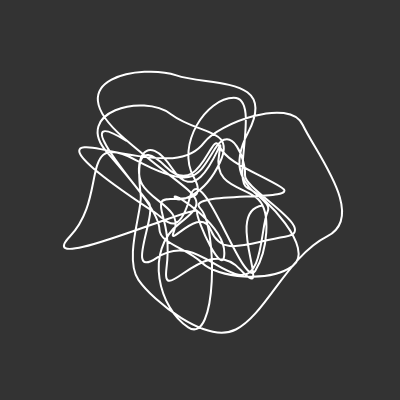
Frame 1 (no input)
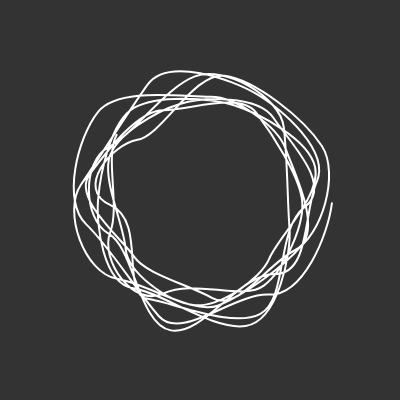
Frame 60 (no input)
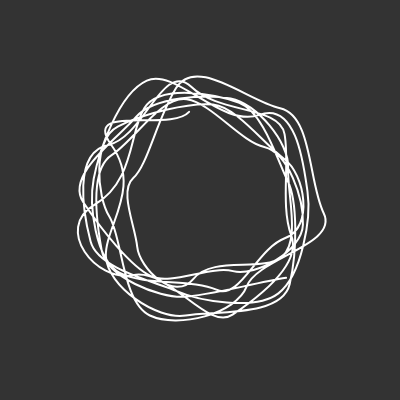
Frame 120 (the mouse pressed at the canvas centre since frame 60)

The p5.js sketch that drew these frames (run headless with seeded random() and noise() and a simulated clock; from frame 60 on, the mouse is pressed at the canvas centre):

// p5.js sketch
// ── sketch.js
var Canvass;

const R = 70;
let theta = 0;

let pts = [];
let nCurves = 50;
let npts;


function preload() {

}

function setup() {
    Cannvass = createCanvas(400,400);
    background(51);
    
    npts = nCurves*2  + 2;

    stroke(255);
    strokeWeight(2);

    // Adding first curve i.e. first 4 points
    for(let i = 0; i < npts; i++){
        let v = p5.Vector.fromAngle(theta, R + randomGaussian(0,50));
        pts.push(v)
        theta += 3/TWO_PI;
    }
    //Last tow points are same as first two points to close the curve. 
    //pts.push(pts[0]);
    //pts.push(pts[1]);

  

    background(51);

    stroke(255);
    strokeWeight(2);
    noFill();
    translate(width/2,height/2);

    drawCurve2();

   // noLoop();
}



function draw() {

    background(51);
    push();

        stroke(255);
        strokeWeight(2);
        noFill();
        translate(width/2,height/2);
        drawCurve2();
        
        // Removing and adding 2 points.
        for(let k = 0; k < 2; k++){
            pts.shift();
            let v = p5.Vector.fromAngle(theta, R + randomGaussian(40,20));
            pts.push(v)
            theta += 3/TWO_PI;
        }
        

    pop();



}


function drawCurve1(){
    
    // Drawing continuous bezier curve with multiple bezier curves.
    for(let i = 0; i < nCurves; i++){
        let idx = i*2;
        bezier(
            0.5 * (pts[idx].x +pts[idx+1].x), 0.5 * (pts[idx].y +pts[idx+1].y),
            pts[idx+1].x,  pts[idx+1].y,
            pts[idx+2].x,  pts[idx+2].y,      
            0.5 * (pts[idx+2].x +pts[idx+3].x), 0.5 * (pts[idx+2].y +pts[idx+3].y)
        );
    }
}


function drawCurve2(){

    
    // Drawing continuous bezier curves with shape
    beginShape();
        vertex(
            0.5 * (pts[0].x +pts[1].x), 0.5 * (pts[0].y +pts[1].y),
            );
            for(let i = 0; i < nCurves; i++){
                let idx = i*2;
            bezierVertex(
                pts[idx+1].x,  pts[idx+1].y,
                pts[idx+2].x,  pts[idx+2].y,      
                0.5 * (pts[idx+2].x +pts[idx+3].x), 0.5 * (pts[idx+2].y +pts[idx+3].y)
            );
        }
    endShape();
}



function keyPressed() {
    
    if(keyCode == DELETE){
        console.log('Animation Stopped');
        noLoop();
    }
}
